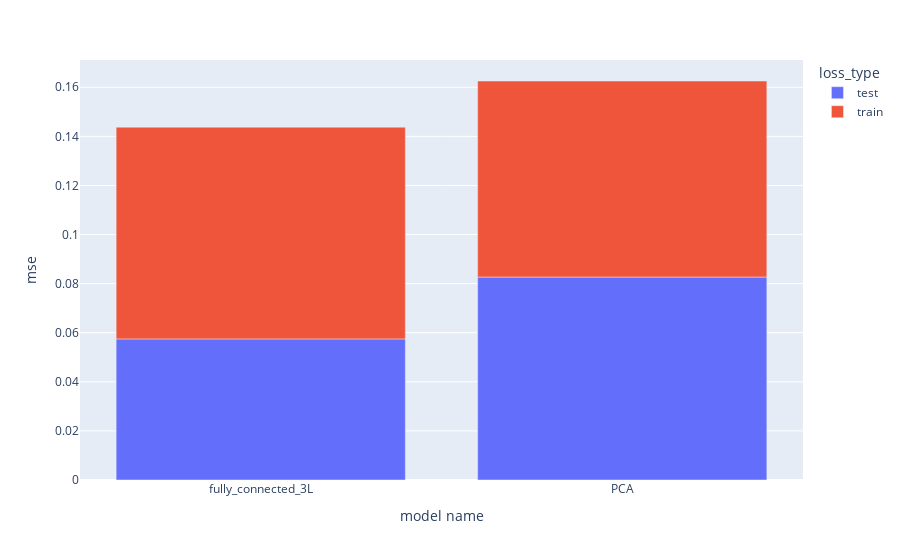

Notebook cell for this chart:
### Code cell
fig = px.bar(res, x='model name', y='mse',color="loss_type")
fig.write_html(f"{cfg['fig_dir']['embedding']}losses_comparison.html",full_html=False, include_plotlyjs=False)

fig.show()

### Figure 1 — Plotly figure (JSON) as saved in the notebook; plotly's stock layout.template omitted (floating-point values rounded to 4 significant figures)
{"data": [{"alignmentgroup": "True", "hovertemplate": "loss_type=test<br>model name=%{x}<br>mse=%{y}<extra></extra>", "legendgroup": "test", "marker": {"color": "#636efa", "pattern": {"shape": ""}}, "name": "test", "offsetgroup": "test", "orientation": "v", "showlegend": true, "textposition": "auto", "type": "bar", "x": ["fully_connected_3L", "PCA"], "xaxis": "x", "y": [0.05749, 0.08269], "yaxis": "y"}, {"alignmentgroup": "True", "hovertemplate": "loss_type=train<br>model name=%{x}<br>mse=%{y}<extra></extra>", "legendgroup": "train", "marker": {"color": "#EF553B", "pattern": {"shape": ""}}, "name": "train", "offsetgroup": "train", "orientation": "v", "showlegend": true, "textposition": "auto", "type": "bar", "x": ["fully_connected_3L", "PCA"], "xaxis": "x", "y": [0.08626, 0.07986], "yaxis": "y"}], "layout": {"barmode": "relative", "legend": {"title": {"text": "loss_type"}, "tracegroupgap": 0}, "margin": {"t": 60}, "xaxis": {"anchor": "y", "domain": [0, 1], "title": {"text": "model name"}}, "yaxis": {"anchor": "x", "domain": [0, 1], "title": {"text": "mse"}}}}
